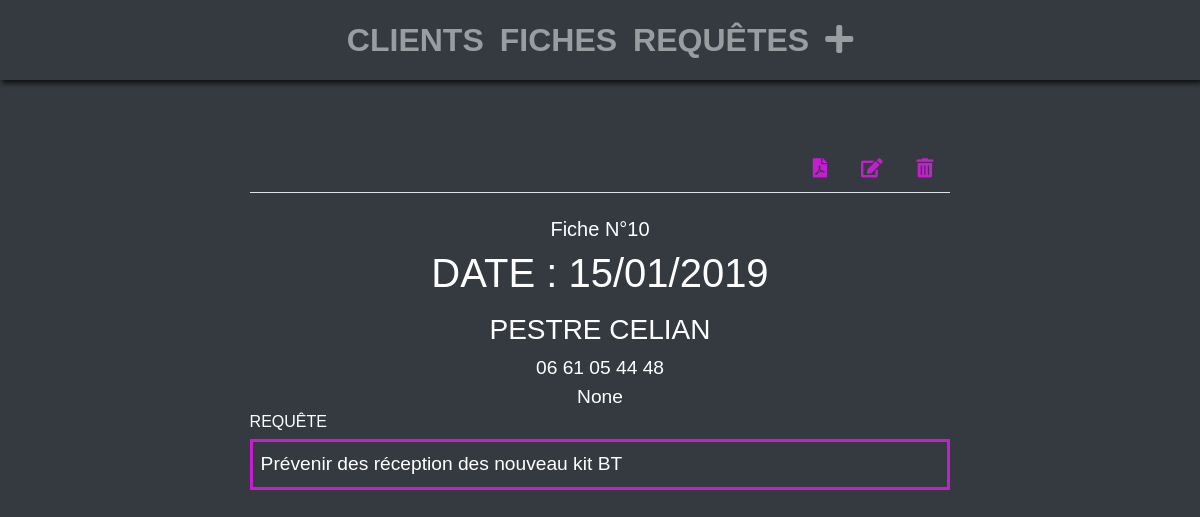
Screenshot of /request/10/ with the database file from the repository.
### gestion_intervention/models.py (models this page shows, shortened)
class Request(models.Model):
    customer = models.ForeignKey(Customer)
    reason = models.TextField(null=True, blank=True)
    date = models.DateTimeField(auto_now_add=True, blank=True)
    def datepublished(self):
        return self.date.strftime('%d/%m/%Y')

class Customer(models.Model):
    first_name = models.CharField(max_length=50)
    last_name = models.CharField(max_length=50)
    slug = AutoSlugField(populate_from='first_name')
    email = models.EmailField(blank=True, null=True, unique=True)
    phone = models.CharField(max_length=70, null=False, blank=False)

### gestion_intervention/views.py (the view)
# urls.py: url(r'^request/(?P<pk>[-\w]+)/$', RequestDetailView.as_view(),
class RequestDetailView(DetailView):
    models = Request
    def get_queryset(self):
        return Request.objects.all()

### gestion_intervention/templates/gestion_intervention/request_detail.html (shortened to what this page needs)
{% extends "gestion_intervention/base.html" %}
{% load widget_tweaks %}
{% block content %}
<div class="col-12 sheet_detail">
    {% if is_pdf != True %}
    <ul class="nav nav-tabs">
        <li class="nav-item ml-auto"><a class="nav-link" href="{% url 'request-pdf-detail' request.id %}"> <i class="fas fa-file-pdf"></i>
            </a></li>
        <li class="nav-item">
            <a class="nav-link" href="{% url 'request-update' request.id %}"> <i class="fas fa-edit"></i></a></li>
        <li class="nav-item">
            <a class="nav-link" href="{% url 'request-delete' request.pk %}"><i class="fas fa-trash-alt"></i></a>
        </li>
    </ul>
    {% endif %}
    <h5>Fiche N°{{request.id}}</h5>
    <h2>Date : {{ request.datepublished }}</h2>
    <h3><h3>{{request.customer.last_name}} {{request.customer.first_name}} </h3>
    <section class="head_sheet">
        <p>{{request.customer.phone}} </p>
        <p>{{request.customer.email}} </p>
    </section>
    <section class="core_request">
        <h4>Requête</h4>
        {{request.reason|linebreaks}}
    </section>
</div>
{% endblock %}

### gestion_intervention/static/css/style.css (style rules this page uses)
body { background-color: #343A40; font-family: Arial, sans-serif; }
.col-12 { padding: 0; margin-top: 50px; color: white; }
.sheet_detail, .detail_customer { margin-top: 5rem; }
.sheet_detail a, .detail_customer a { color: #c71dd2; }
.sheet_detail ul, .detail_customer ul { width: 60%; margin: 0 auto 1.5rem auto; }
.sheet_detail h2, .detail_customer h2 { text-align: center; text-transform: uppercase; width: 100%; color: white; font-size: 2rem; margin-bottom: 1rem; }
.sheet_detail h3, .detail_customer h3 { text-align: center; text-transform: uppercase; }
.sheet_detail .head_sheet, .detail_customer .head_sheet { text-align: center; }
.sheet_detail .head_sheet p, .detail_customer .head_sheet p { margin-bottom: 0rem; font-size: 1.2rem; }
.sheet_detail section, .detail_customer section { width: 60%; margin: auto; }
.sheet_detail { padding: 1rem; }
.sheet_detail h2 { font-size: 2.5rem; }
.sheet_detail h5 { text-align: center; }
.sheet_detail a { font-size: 1.2rem; }
.sheet_detail .core_request h4 { text-transform: uppercase; font-size: 1rem; }
.sheet_detail .core_request p { border: 3px solid #c71dd2; font-size: 1.2rem; padding: .5rem; }

### rows the page displays
Request: id "10", datepublished "15/01/2019", customer.last_name "PESTRE", customer.first_name "CELIAN", customer.phone "06 61 05 44 48", customer.email "None", reason "Prévenir des réception des nouveau kit BT"
